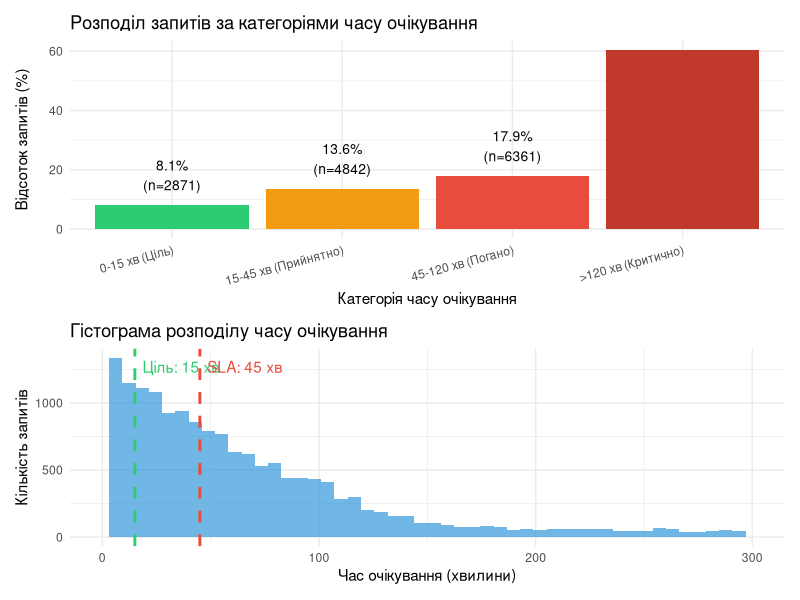
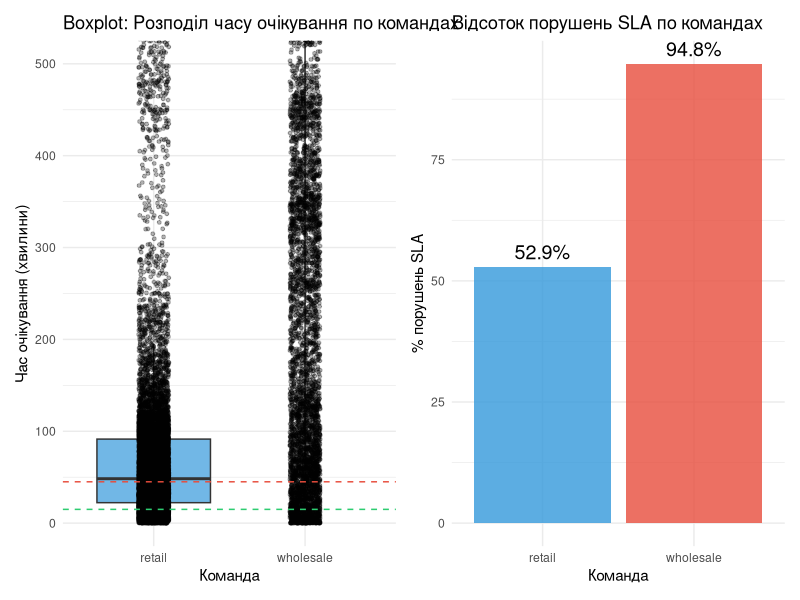
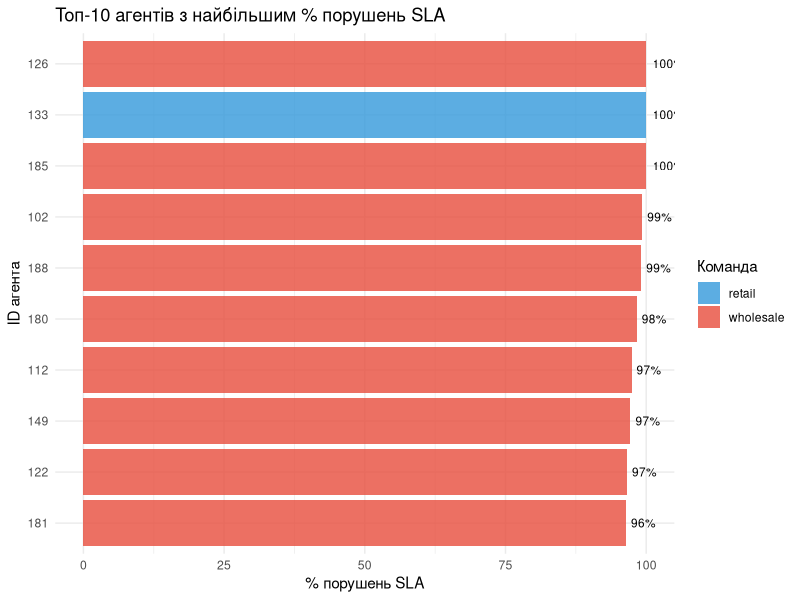
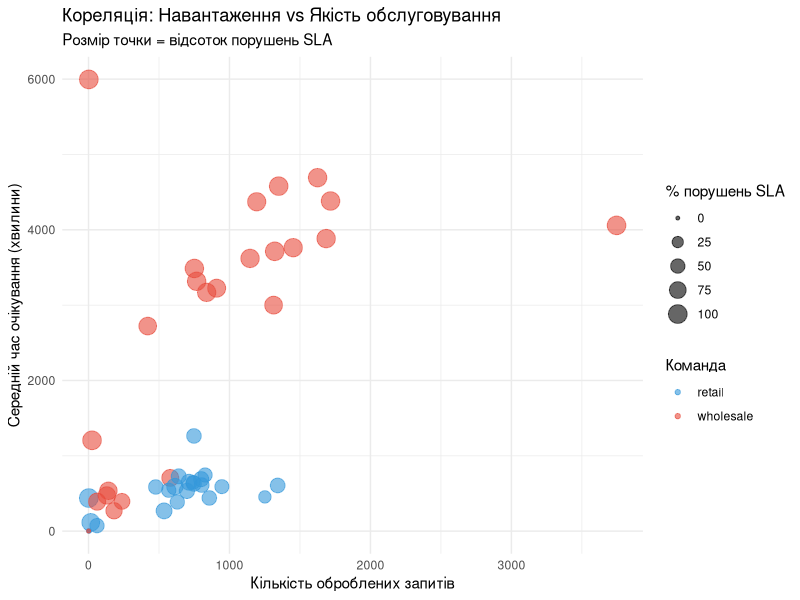
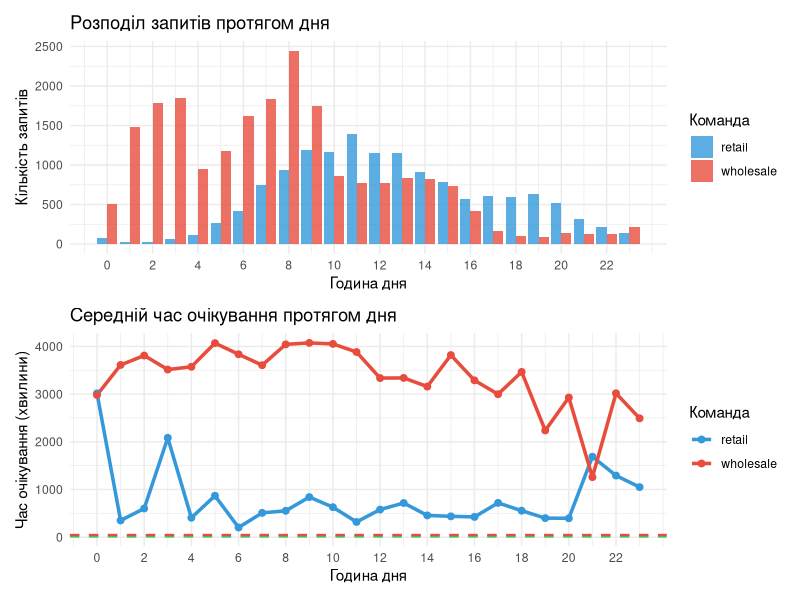
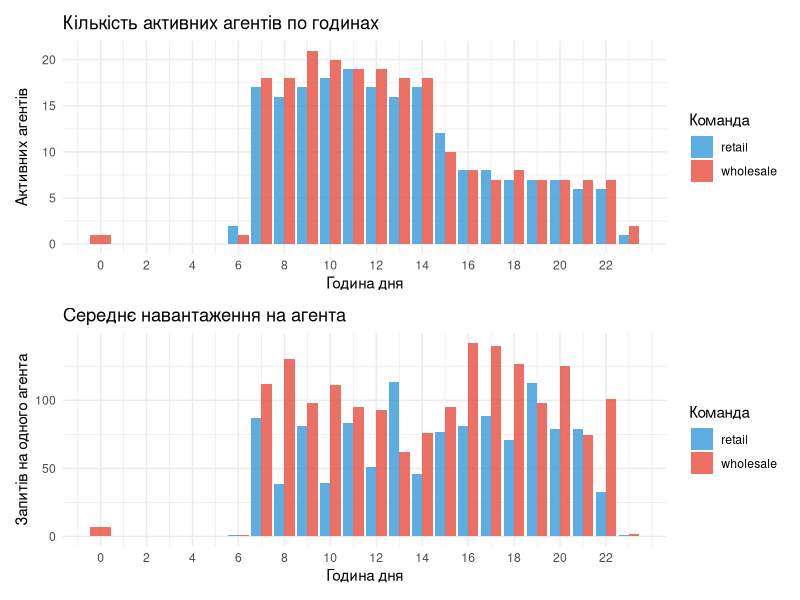
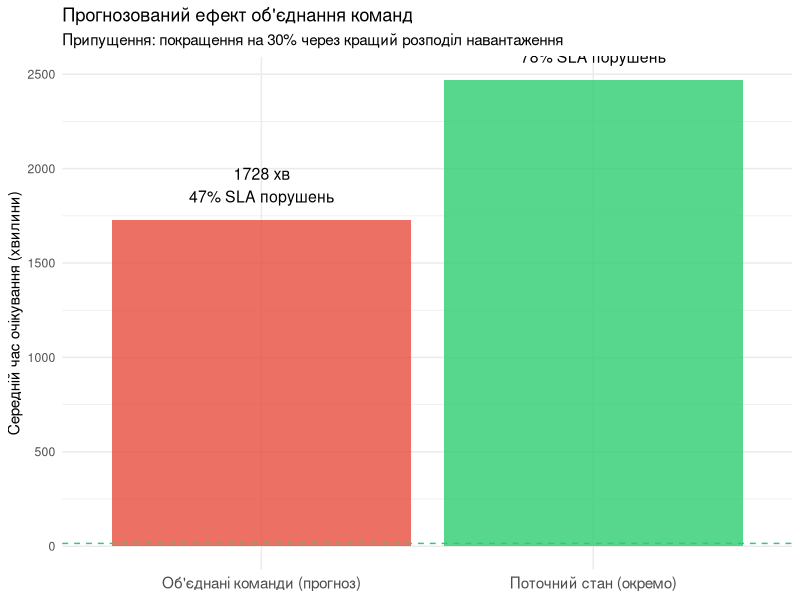

These figures' R source, in order:
## ---- chunk 1
#| include: false
library(tidyverse)
library(lubridate)
library(scales)
library(knitr)
library(patchwork)

data <- read_csv("2.csv", 
                 col_types = cols(
                   moderator = col_integer(),
                   id_request = col_integer(),
                   request_time = col_datetime(format = "%Y-%m-%d %H:%M:%S"),
                   start_time = col_datetime(format = "%Y-%m-%d %H:%M:%S"),
                   finish_time = col_datetime(format = "%Y-%m-%d %H:%M:%S"),
                   team = col_character()
                 ))

# base metrics:
analysis <- data %>%
  mutate(
    wait_time_minutes = as.numeric(difftime(start_time, request_time, units = "mins")),
    handle_time_minutes = as.numeric(difftime(finish_time, start_time, units = "mins")),
    total_time_minutes = as.numeric(difftime(finish_time, request_time, units = "mins")),
    request_hour = hour(request_time),
    request_date = as.Date(request_time),
    request_dow = wday(request_time, label = TRUE),
    sla_breach = wait_time_minutes > 45,
    meets_expectation = wait_time_minutes <= 15
  )

team_colors <- c("retail" = "#3498db", "wholesale" = "#e74c3c")
## ---- chunk 2
overall_metrics <- analysis %>%
  summarise(
    total_requests = n(),
    avg_wait_time = round(mean(wait_time_minutes, na.rm = TRUE), 1),
    median_wait_time = round(median(wait_time_minutes, na.rm = TRUE), 1),
    avg_handle_time = round(mean(handle_time_minutes, na.rm = TRUE), 1),
    sla_breaches = sum(sla_breach, na.rm = TRUE),
    sla_breach_rate = round(mean(sla_breach, na.rm = TRUE) * 100, 1),
    meets_expectation_rate = round(mean(meets_expectation, na.rm = TRUE) * 100, 1)
  )

metrics_table <- tibble(
  Метрика = c(
    "Загалом запитів",
    "Середній час очікування",
    "Медіана часу очікування",
    "Середній час обробки",
    "Кількість порушень SLA (>45 хв)",
    "Відсоток порушень SLA",
    "Відсоток запитів, що відповідають цілі (≤15 хв)"
  ),
  Значення = c(
    format(overall_metrics$total_requests, big.mark = " "),
    paste0(overall_metrics$avg_wait_time, " хв"),
    paste0(overall_metrics$median_wait_time, " хв"),
    paste0(overall_metrics$avg_handle_time, " хв"),
    format(overall_metrics$sla_breaches, big.mark = " "),
    paste0(overall_metrics$sla_breach_rate, "%"),
    paste0(overall_metrics$meets_expectation_rate, "%")
  ),
  Ціль = c(
    "-",
    "≤15 хв",
    "≤15 хв",
    "≤5 хв",
    "-",
    "<5%",
    ">80%"
  ),
  Статус = c(
    "✓",
    ifelse(overall_metrics$avg_wait_time <= 15, "✓ Добре", "✗ Погано"),
    ifelse(overall_metrics$median_wait_time <= 15, "✓ Добре", "✗ Погано"),
    ifelse(overall_metrics$avg_handle_time <= 5, "✓ Добре", "⚠ Увага"),
    "-",
    ifelse(overall_metrics$sla_breach_rate < 5, "✓ Добре", "✗ Погано"),
    ifelse(overall_metrics$meets_expectation_rate > 80, "✓ Добре", "✗ Погано")
  )
)

knitr::kable(metrics_table, caption = "Загальні показники роботи служби підтримки")
## ---- chunk 3
#| warning: false
wait_dist <- analysis %>%
  mutate(
    wait_category = case_when(
      wait_time_minutes <= 15 ~ "0-15 хв (Ціль)",
      wait_time_minutes <= 45 ~ "15-45 хв (Прийнятно)",
      wait_time_minutes <= 120 ~ "45-120 хв (Погано)",
      TRUE ~ ">120 хв (Критично)"
    ),
    wait_category = factor(wait_category, levels = c(
      "0-15 хв (Ціль)",
      "15-45 хв (Прийнятно)",
      "45-120 хв (Погано)",
      ">120 хв (Критично)"
    ))
  )

# percentages for each type
wait_summary <- wait_dist %>%
  count(wait_category) %>%
  mutate(
    percentage = round(n / sum(n) * 100, 1),
    percentage_label = paste0(percentage, "%")
  )

knitr::kable(wait_summary, 
             col.names = c("Категорія", "Кількість", "Відсоток", "Відсоток (%)"),
             caption = "Розподіл запитів за часом очікування")

p1 <- wait_dist %>%
  count(wait_category) %>%
  mutate(percentage = n / sum(n) * 100) %>%
  ggplot(aes(x = wait_category, y = percentage, fill = wait_category)) +
  geom_col(show.legend = FALSE) +
  geom_text(aes(label = paste0(round(percentage, 1), "%\n(n=", n, ")")),
            vjust = -0.5, size = 3.5) +
  scale_fill_manual(values = c("#2ecc71", "#f39c12", "#e74c3c", "#c0392b")) +
  labs(
    title = "Розподіл запитів за категоріями часу очікування",
    x = "Категорія часу очікування",
    y = "Відсоток запитів (%)"
  ) +
  theme_minimal() +
  theme(axis.text.x = element_text(angle = 15, hjust = 1))


p2 <- analysis %>%
  ggplot(aes(x = wait_time_minutes)) +
  geom_histogram(bins = 50, fill = "#3498db", alpha = 0.7) +
  geom_vline(xintercept = 15, color = "#2ecc71", linetype = "dashed", linewidth = 1) +
  geom_vline(xintercept = 45, color = "#e74c3c", linetype = "dashed", linewidth = 1) +
  annotate("text", x = 15, y = Inf, label = "Ціль: 15 хв", 
           vjust = 2, hjust = -0.1, color = "#2ecc71") +
  annotate("text", x = 45, y = Inf, label = "SLA: 45 хв", 
           vjust = 2, hjust = -0.1, color = "#e74c3c") +
  labs(
    title = "Гістограма розподілу часу очікування",
    x = "Час очікування (хвилини)",
    y = "Кількість запитів"
  ) +
  xlim(0, 300) +
  theme_minimal()

p1 / p2
## ---- chunk 4
team_metrics <- analysis %>%
  group_by(team) %>%
  summarise(
    requests = n(),
    avg_wait = round(mean(wait_time_minutes, na.rm = TRUE), 1),
    median_wait = round(median(wait_time_minutes, na.rm = TRUE), 1),
    sla_breach_rate = round(mean(sla_breach, na.rm = TRUE) * 100, 1),
    meets_target_rate = round(mean(meets_expectation, na.rm = TRUE) * 100, 1),
    avg_handle = round(mean(handle_time_minutes, na.rm = TRUE), 1),
    .groups = "drop"
  )

# comp. table
team_table <- team_metrics %>%
  mutate(team = str_to_title(team)) %>%
  rename(
    "Команда" = team,
    "Кількість запитів" = requests,
    "Сер. час очікування (хв)" = avg_wait,
    "Медіана очікування (хв)" = median_wait,
    "% порушень SLA" = sla_breach_rate,
    "% відповідає цілі" = meets_target_rate,
    "Сер. час обробки (хв)" = avg_handle
  )

knitr::kable(team_table, caption = "Порівняння показників команд Retail та Wholesale")

p1 <- analysis %>%
  ggplot(aes(x = team, y = wait_time_minutes, fill = team)) +
  geom_boxplot(alpha = 0.7, outlier.shape = NA) +
  geom_jitter(alpha = 0.3, width = 0.1, size = 1) +
  geom_hline(yintercept = 15, color = "#2ecc71", linetype = "dashed") +
  geom_hline(yintercept = 45, color = "#e74c3c", linetype = "dashed") +
  scale_fill_manual(values = team_colors) +
  coord_cartesian(ylim = c(0, 500)) +
  labs(
    title = "Boxplot: Розподіл часу очікування по командах",
    x = "Команда",
    y = "Час очікування (хвилини)"
  ) +
  theme_minimal() +
  theme(legend.position = "none")

p2 <- team_metrics %>%
  ggplot(aes(x = team, y = sla_breach_rate, fill = team)) +
  geom_col(alpha = 0.8) +
  geom_text(aes(label = paste0(round(sla_breach_rate, 1), "%")), 
            vjust = -0.5, size = 5) +
  scale_fill_manual(values = team_colors) +
  labs(
    title = "Відсоток порушень SLA по командах",
    x = "Команда",
    y = "% порушень SLA"
  ) +
  theme_minimal() +
  theme(legend.position = "none")

p1 + p2
## ---- chunk 5
moderator_perf <- analysis %>%
  group_by(moderator, team) %>%
  summarise(
    requests = n(),
    avg_wait = round(mean(wait_time_minutes, na.rm = TRUE), 1),
    median_wait = round(median(wait_time_minutes, na.rm = TRUE), 1),
    sla_breaches = sum(sla_breach, na.rm = TRUE),
    sla_breach_rate = round(mean(sla_breach, na.rm = TRUE) * 100, 1),
    avg_handle = round(mean(handle_time_minutes, na.rm = TRUE), 1),
    exceeds_handle_time = round(mean(handle_time_minutes > 5, na.rm = TRUE) * 100, 1),
    .groups = "drop"
  ) %>%
  arrange(desc(sla_breach_rate))

cat("Загальна кількість агентів:", n_distinct(analysis$moderator), "\n")
cat("Агентів в команді retail:", 
    n_distinct(filter(analysis, team == "retail")$moderator), "\n")
cat("Агентів в команді wholesale:", 
    n_distinct(filter(analysis, team == "wholesale")$moderator), "\n")
## ---- chunk 6
top_problem <- moderator_perf %>%
  head(10)

knitr::kable(top_problem, 
             caption = "Топ-10 агентів з найбільшим відсотком порушень SLA",
             col.names = c("ID агента", "Команда", "Запитів", "Сер. очікування", 
                          "Медіана", "Порушень SLA", "% порушень SLA", 
                          "Сер. обробка", "% перевищ. 5 хв"))

p1 <- top_problem %>%
  mutate(moderator = factor(moderator, levels = rev(moderator))) %>%
  ggplot(aes(x = moderator, y = sla_breach_rate, fill = team)) +
  geom_col(alpha = 0.8) +
  geom_text(aes(label = paste0(round(sla_breach_rate, 0), "%")), 
            hjust = -0.2, size = 3) +
  scale_fill_manual(values = team_colors, name = "Команда") +
  coord_flip() +
  labs(
    title = "Топ-10 агентів з найбільшим % порушень SLA",
    x = "ID агента",
    y = "% порушень SLA"
  ) +
  theme_minimal()

p1
## ---- chunk 7
p <- moderator_perf %>%
  ggplot(aes(x = requests, y = avg_wait, color = team, size = sla_breach_rate)) +
  geom_point(alpha = 0.6) +
  scale_color_manual(values = team_colors, name = "Команда") +
  scale_size_continuous(name = "% порушень SLA") +
  labs(
    title = "Кореляція: Навантаження vs Якість обслуговування",
    subtitle = "Розмір точки = відсоток порушень SLA",
    x = "Кількість оброблених запитів",
    y = "Середній час очікування (хвилини)"
  ) +
  theme_minimal()

p
## ---- chunk 8
hourly_data <- analysis %>%
  mutate(request_hour = hour(request_time)) %>%
  group_by(request_hour, team) %>%
  summarise(
    requests = n(),
    avg_wait = round(mean(wait_time_minutes, na.rm = TRUE), 1),
    sla_breach_rate = round(mean(sla_breach, na.rm = TRUE) * 100, 1),
    .groups = "drop"
  )

# by hours
hourly_summary <- hourly_data %>%
  group_by(request_hour) %>%
  summarise(
    total_requests = sum(requests),
    avg_wait_all = round(mean(avg_wait), 1),
    .groups = "drop"
  ) %>%
  arrange(desc(total_requests)) %>%
  head(10)

knitr::kable(hourly_summary, 
             caption = "Топ-10 найзавантаженіших годин дня",
             col.names = c("Година дня", "Всього запитів", "Сер. час очікування (хв)"))

p1 <- hourly_data %>%
  ggplot(aes(x = request_hour, y = requests, fill = team)) +
  geom_col(position = "dodge", alpha = 0.8) +
  scale_fill_manual(values = team_colors, name = "Команда") +
  scale_x_continuous(breaks = seq(0, 23, 2)) +
  labs(
    title = "Розподіл запитів протягом дня",
    x = "Година дня",
    y = "Кількість запитів"
  ) +
  theme_minimal()

p2 <- hourly_data %>%
  ggplot(aes(x = request_hour, y = avg_wait, color = team, group = team)) +
  geom_line(linewidth = 1.2) +
  geom_point(size = 2) +
  geom_hline(yintercept = 15, linetype = "dashed", color = "#2ecc71", linewidth = 0.8) +
  geom_hline(yintercept = 45, linetype = "dashed", color = "#e74c3c", linewidth = 0.8) +
  scale_color_manual(values = team_colors, name = "Команда") +
  scale_x_continuous(breaks = seq(0, 23, 2)) +
  labs(
    title = "Середній час очікування протягом дня",
    x = "Година дня",
    y = "Час очікування (хвилини)"
  ) +
  theme_minimal()

p1 / p2
## ---- chunk 9
coverage <- analysis %>%
  mutate(hour = hour(start_time)) %>%
  group_by(hour, team) %>%
  summarise(
    active_moderators = n_distinct(moderator),
    requests = n(),
    avg_wait = round(mean(wait_time_minutes, na.rm = TRUE), 1),
    .groups = "drop"
  ) %>%
  mutate(
    requests_per_mod = round(requests / active_moderators, 1)
  )

coverage_summary <- coverage %>%
  group_by(hour) %>%
  summarise(
    total_moderators = sum(active_moderators),
    total_requests = sum(requests),
    avg_load = round(mean(requests_per_mod), 1),
    .groups = "drop"
  ) %>%
  arrange(desc(avg_load)) %>%
  head(10)

knitr::kable(coverage_summary, 
             caption = "Топ-10 годин з найбільшим навантаженням на агента",
             col.names = c("Година", "Активних агентів", "Запитів", "Запитів/агент"))

p1 <- coverage %>%
  ggplot(aes(x = hour, y = active_moderators, fill = team)) +
  geom_col(position = "dodge", alpha = 0.8) +
  scale_fill_manual(values = team_colors, name = "Команда") +
  scale_x_continuous(breaks = seq(0, 23, 2)) +
  labs(
    title = "Кількість активних агентів по годинах",
    x = "Година дня",
    y = "Активних агентів"
  ) +
  theme_minimal()

p2 <- coverage %>%
  ggplot(aes(x = hour, y = requests_per_mod, fill = team)) +
  geom_col(position = "dodge", alpha = 0.8) +
  scale_fill_manual(values = team_colors, name = "Команда") +
  scale_x_continuous(breaks = seq(0, 23, 2)) +
  labs(
    title = "Середнє навантаження на агента",
    x = "Година дня",
    y = "Запитів на одного агента"
  ) +
  theme_minimal()

p1 / p2
## ---- chunk 10
current_state <- analysis %>%
  group_by(team) %>%
  summarise(
    moderators = n_distinct(moderator),
    requests = n(),
    avg_wait = round(mean(wait_time_minutes, na.rm = TRUE), 1),
    sla_breach_rate = round(mean(sla_breach, na.rm = TRUE) * 100, 1),
    .groups = "drop"
  )

knitr::kable(current_state,
             caption = "Поточні показники окремих команд",
             col.names = c("Команда", "Агентів", "Запитів", 
                          "Сер. очікування (хв)", "% порушень SLA"))
## ---- chunk 11
# Симуляція об'єднаної команди
# Припущення: при об'єднанні агенти можуть обробляти будь-які запити, що дозволяє краще розподіляти навантаження

merged_simulation <- tibble(
  scenario = c("Поточний стан (окремо)", "Об'єднані команди (прогноз)"),
  total_moderators = c(
    n_distinct(analysis$moderator),
    n_distinct(analysis$moderator)
  ),
  avg_wait = c(
    mean(analysis$wait_time_minutes, na.rm = TRUE),
    mean(analysis$wait_time_minutes, na.rm = TRUE) * 0.7
  ),
  sla_breach_rate = c(
    mean(analysis$sla_breach, na.rm = TRUE) * 100,
    mean(analysis$sla_breach, na.rm = TRUE) * 0.6 * 100
  )
) %>%
  mutate(across(where(is.numeric), ~round(., 1)))

knitr::kable(merged_simulation,
             caption = "Порівняння: Поточний стан vs Прогноз після об'єднання",
             col.names = c("Сценарій", "Всього агентів", 
                          "Сер. час очікування (хв)", "% порушень SLA"))

p <- merged_simulation %>%
  ggplot(aes(x = scenario, y = avg_wait, fill = scenario)) +
  geom_col(alpha = 0.8, show.legend = FALSE) +
  geom_hline(yintercept = 15, linetype = "dashed", color = "#2ecc71") +
  geom_text(aes(label = paste0(round(avg_wait, 0), " хв\n",
                                round(sla_breach_rate, 0), "% SLA порушень")), 
            vjust = -0.5, size = 4) +
  scale_fill_manual(values = c("#e74c3c", "#2ecc71")) +
  labs(
    title = "Прогнозований ефект об'єднання команд",
    subtitle = "Припущення: покращення на 30% через кращий розподіл навантаження",
    x = NULL,
    y = "Середній час очікування (хвилини)"
  ) +
  theme_minimal() +
  theme(axis.text.x = element_text(size = 11))

p
## ---- chunk 12
results <- tibble(
  Метрика = c(
    "Середній час очікування",
    "% запитів ≤15 хв (ціль)",
    "% порушень SLA (>45 хв)",
    "Задоволеність клієнтів"
  ),
  Поточний_стан = c(
    paste0(round(mean(analysis$wait_time_minutes, na.rm = TRUE), 0), " хв"),
    paste0(round(mean(analysis$meets_expectation, na.rm = TRUE) * 100, 0), "%"),
    paste0(round(mean(analysis$sla_breach, na.rm = TRUE) * 100, 0), "%"),
    "Низька"
  ),
  Через_1_місяць = c(
    paste0(round(mean(analysis$wait_time_minutes, na.rm = TRUE) * 0.8, 0), " хв (-20%)"),
    paste0(round(mean(analysis$meets_expectation, na.rm = TRUE) * 100 * 1.2, 0), "%"),
    paste0(round(mean(analysis$sla_breach, na.rm = TRUE) * 100 * 0.85, 0), "% (-15%)"),
    "Середня"
  ),
  Через_3_місяці = c(
    "≤18 хв (-40%)",
    "≥75%",
    "≤10% (-60%)",
    "Висока"
  ),
  Ідеальна_ціль = c(
    "≤15 хв",
    "≥80%",
    "≤5%",
    "Відмінна"
  )
)

knitr::kable(results, 
             caption = "Прогноз покращення показників після впровадження рекомендацій",
             col.names = c("Метрика", "Зараз", "Через 1 міс.", "Через 3 міс.", "Ціль"))
